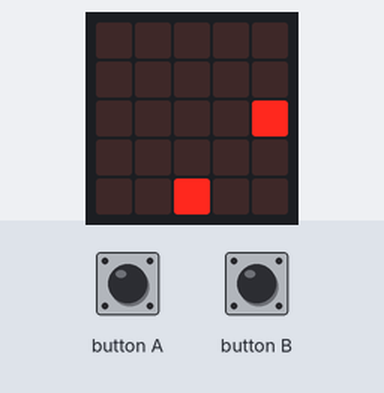
A program run on a simulated BBC micro:bit (MakeCode). Shown: the board's 5×5 LED display. Inputs (shaded band) come from the test bench. Random numbers come from a fixed seed; the short countdown, score and lost-life animations are approximate; the run ends where the board's game-over animation would start. At 12.9 s the program stops and its outputs stay as they are.

Above: at 1.6 s.
1.7 s: button A pressed for 0.15 s
At 2.6 s:
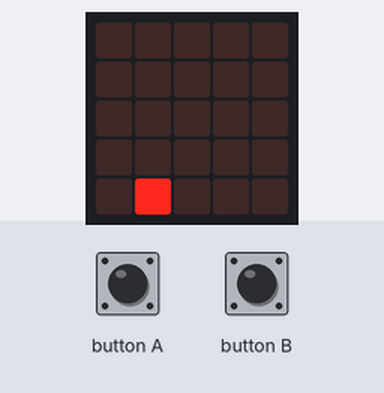
4.8 s: button B pressed for 0.15 s
At 5.3 s:
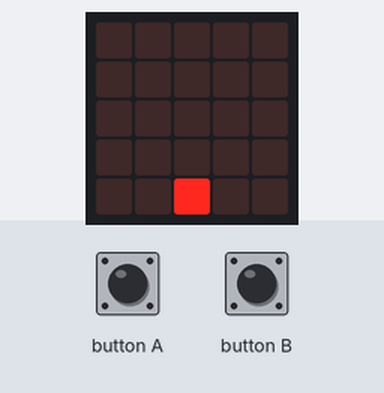
5.5 s: button A pressed for 0.15 s
At 5.77 s:
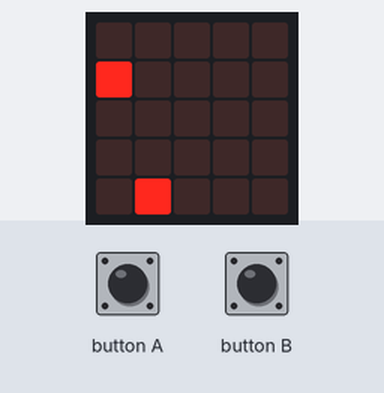
6.2 s: button B pressed for 0.15 s
At 7.74 s:
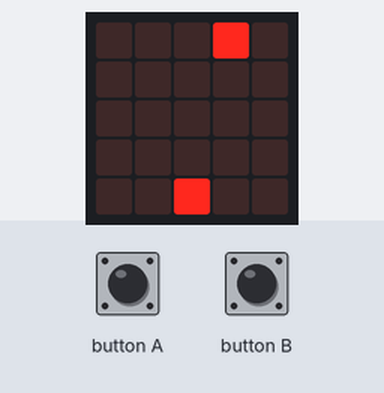
9.3 s: button A pressed for 0.15 s
At 9.91 s:
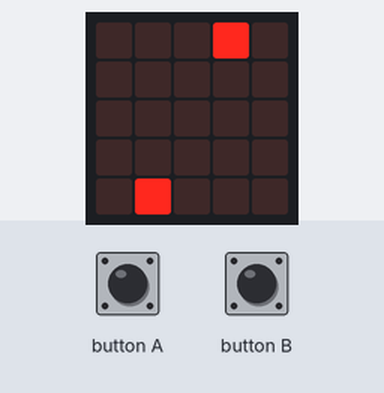
Timing chart, 0 to 12.3 s (numbered marks = the images above; inputs shaded):
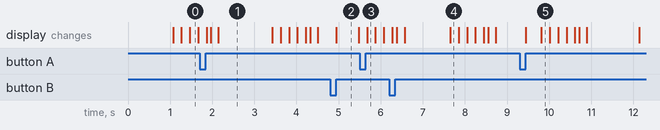

Measured:
- what the display in image 1 shows lasts 1.3 s, from 2.1 s to 3.4 s
- what the display in image 2 shows lasts 0.5 s, from 5.0 s to 5.5 s

The program:

main.ts
```typescript
input.onButtonPressed(Button.A, function () {
    Jugador.change(LedSpriteProperty.X, -1)
})
input.onButtonPressed(Button.B, function () {
    Jugador.change(LedSpriteProperty.X, 1)
})
let Objeto: game.LedSprite = null
let Jugador: game.LedSprite = null
Jugador = game.createSprite(2, 4)
basic.forever(function () {
    basic.pause(randint(1000, 1500))
    Objeto = game.createSprite(randint(0, 4), 0)
    for (let index = 0; index < 4; index++) {
        basic.pause(200)
        Objeto.change(LedSpriteProperty.Y, 1)
    }
    if (Objeto.isTouching(Jugador)) {
        game.gameOver()
    }
    basic.pause(100)
    game.addScore(1)
    Objeto.delete()
})
```

test.ts
```typescript
// aquí va el archivo "tests"; esto no se compilará cuando este paquete se utilice como una extensión.
```
